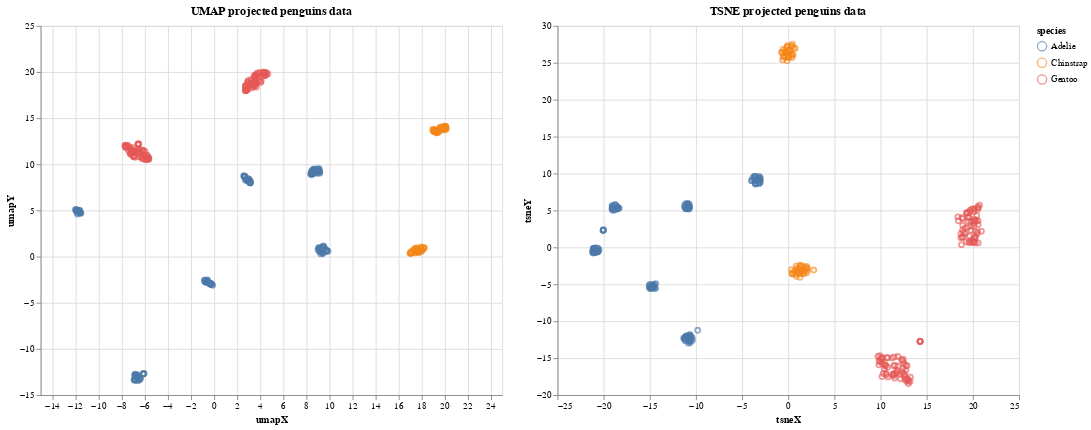

The notebook cell saved with this chart:
### Markdown cell above
## Results

### Code cell
alt.Chart(df_proj).mark_point(
    opacity=0.6
).encode(
    x='umapX',
    y='umapY',
    color='species'
).properties(
    width=500,
    height=400,
    title="UMAP projected penguins data"
).interactive() | alt.Chart(df_proj).mark_point(
    opacity=0.6
).encode(
    x='tsneX',
    y='tsneY',
    color='species'
).properties(
    width=500,
    height=400,
    title="TSNE projected penguins data"
).interactive()

### Figure 1 — Vega-Lite specification as saved in the notebook (floating-point values rounded to 4 significant figures; data arrays with more than 128 entries replaced by an {"elided": "..."} marker saying what was removed)
{"usermeta": {"embedOptions": {"theme": "dark"}}, "config": {"view": {"continuousWidth": 400, "continuousHeight": 300}}, "hconcat": [{"mark": {"type": "point", "opacity": 0.6}, "encoding": {"color": {"type": "nominal", "field": "species"}, "x": {"type": "quantitative", "field": "umapX"}, "y": {"type": "quantitative", "field": "umapY"}}, "height": 400, "selection": {"selector002": {"type": "interval", "bind": "scales", "encodings": ["x", "y"]}}, "title": "UMAP projected penguins data", "width": 500}, {"mark": {"type": "point", "opacity": 0.6}, "encoding": {"color": {"type": "nominal", "field": "species"}, "x": {"type": "quantitative", "field": "tsneX"}, "y": {"type": "quantitative", "field": "tsneY"}}, "height": 400, "selection": {"selector003": {"type": "interval", "bind": "scales", "encodings": ["x", "y"]}}, "title": "TSNE projected penguins data", "width": 500}], "data": {"name": "data-ab3cac24b37a950a80cab1260e6e1f3f"}, "$schema": "https://vega.github.io/schema/vega-lite/v4.8.1.json", "datasets": {"data-ab3cac24b37a950a80cab1260e6e1f3f": {"elided": "344 records"}}}
